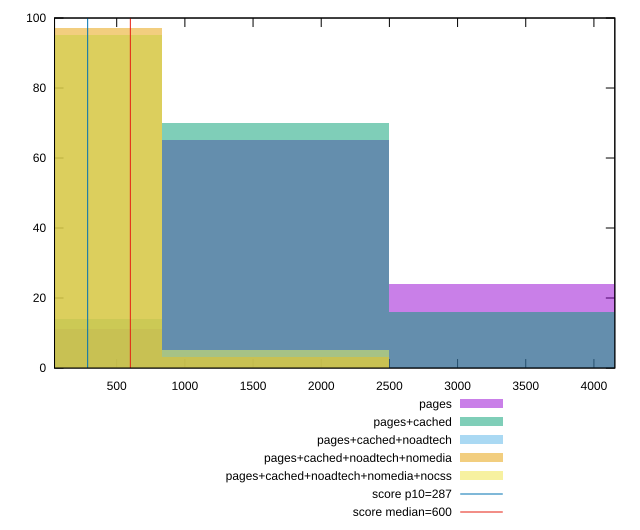

Recreate this plot in gnuplot.
reset

$pages <<EOF
1666.8013255173644 65
0 11
3333.6026510347288 24
EOF

$pagesCached <<EOF
1666.8013255173644 70
0 14
3333.6026510347288 16
EOF

$pagesCachedNoadtech <<EOF
0 95
1666.8013255173644 5
EOF

$pagesCachedNoadtechNomedia <<EOF
0 97
1666.8013255173644 3
EOF

$pagesCachedNoadtechNomediaNocss <<EOF
0 95
1666.8013255173644 5
EOF

set key outside below
set boxwidth 1666.8013255173644
set xrange [44:4153.3405]
set yrange [0:100]
set trange [0:100]
set style fill transparent solid 0.5 noborder

set parametric
set terminal svg size 640, 530 enhanced background rgb 'white'
set output "report_00015_2021-02-09T16-11-33.973Z/total-blocking-time/comparison/histogram/all_raw.svg"

plot $pages title "pages" with boxes, \
     $pagesCached title "pages+cached" with boxes, \
     $pagesCachedNoadtech title "pages+cached+noadtech" with boxes, \
     $pagesCachedNoadtechNomedia title "pages+cached+noadtech+nomedia" with boxes, \
     $pagesCachedNoadtechNomediaNocss title "pages+cached+noadtech+nomedia+nocss" with boxes, \
     287,t title "score p10=287", \
     600,t title "score median=600"

reset
